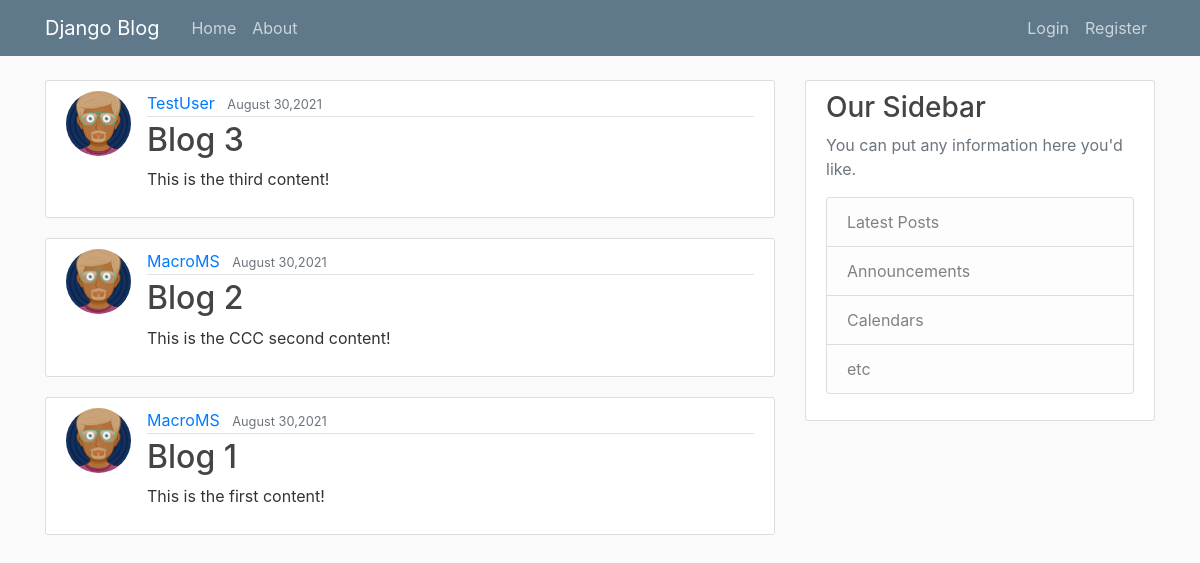
The app's page /, older data.
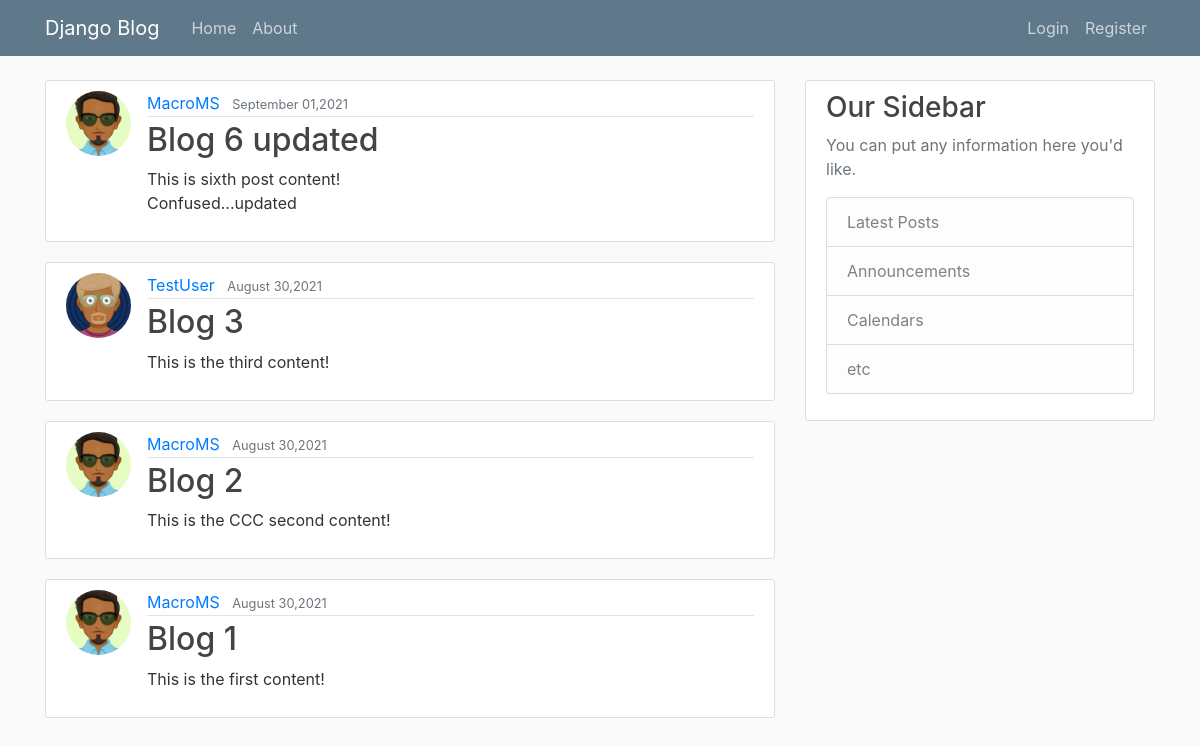
The same page, newer data.
### blog/models.py (models this page shows, shortened)
class Post(models.Model):
    title = models.CharField(max_length=100)
    content = models.TextField()
    date_posted = models.DateTimeField(default=timezone.now)
    author = models.ForeignKey(User, on_delete=models.CASCADE)

### users/models.py (models this page shows, shortened)
class Profile(models.Model):
    user = models.OneToOneField(User, on_delete=models.CASCADE)
    image = models.ImageField(default='default.png', upload_to='profile_pics')

### blog/views.py (the view)
# urls.py: path('', PostListView.as_view(), name='blog-home'),
class PostListView(ListView):
    model = Post
    template_name = 'blog/home.html'
    context_object_name = 'posts'
    ordering = '-date_posted'
    paginate_by = 5   # built-in attribute in ListView

### blog/templates/blog/home.html
{% extends "blog/base.html" %}
{% block content%}
    {% for post in posts %}
        <article class="media content-section">
          <img src="{{ post.author.profile.image.url }}" alt="" class="article-img rounded-circle">
          <div class="media-body">
            <div class="article-metadata">
              <a class="mr-2" href="#">{{ post.author }}</a>
              <small class="text-muted">{{ post.date_posted|date:"F d,Y" }}</small>
            </div>
            <h2><a class="article-title" href="{% url 'blog:post-detail' post.id %}">{{ post.title }}</a></h2>
            <p class="article-content">{{ post.content }}</p>
          </div>
        </article>
    {% endfor %}
{% endblock content%}

Row changes from the older to the newer data that the page shows:
added Post: author.profile.image (picture), author "MacroMS", date_posted "September 01,2021", title "Blog 6 updated", content "This is sixth post content! Confused...updated"
changed through a linked row, Post "Blog 2": author.profile.image: a different picture
changed through a linked row, Post "Blog 1": author.profile.image: a different picture
